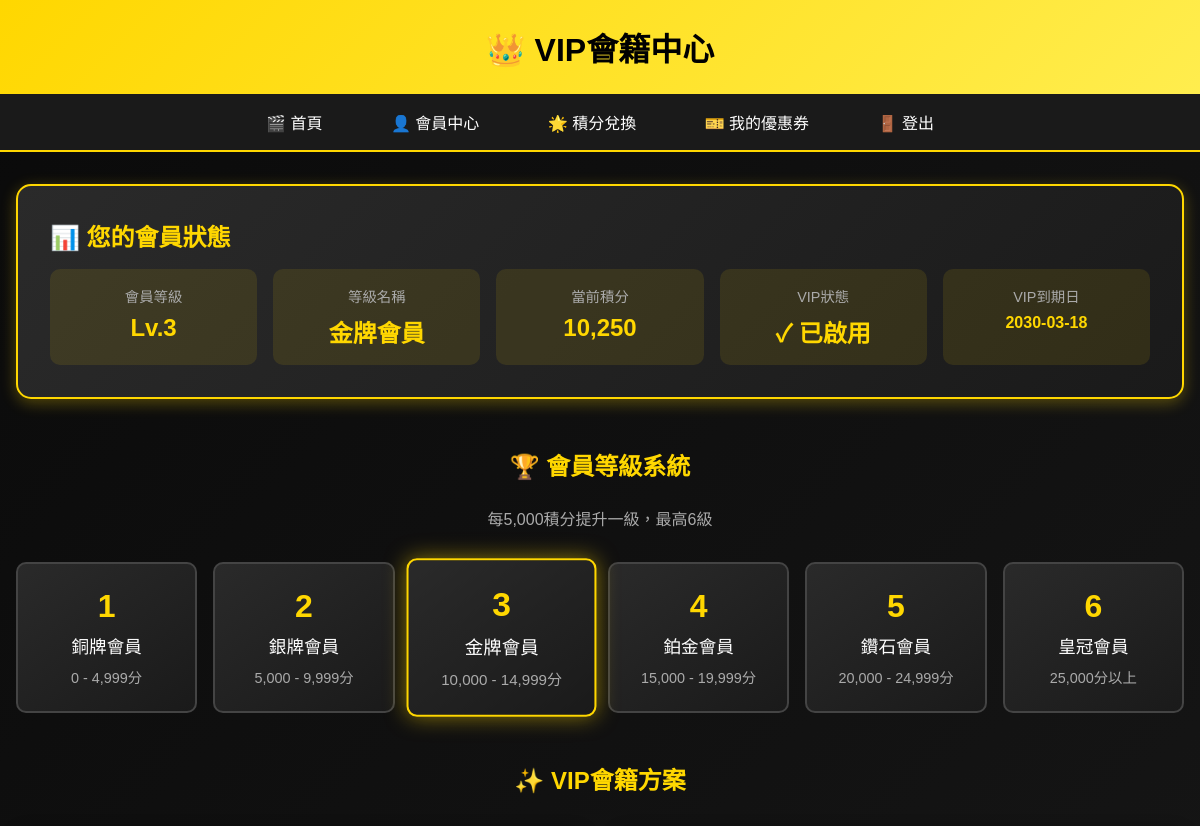
The app's page /vip_membership (signed in, upper part), older data.
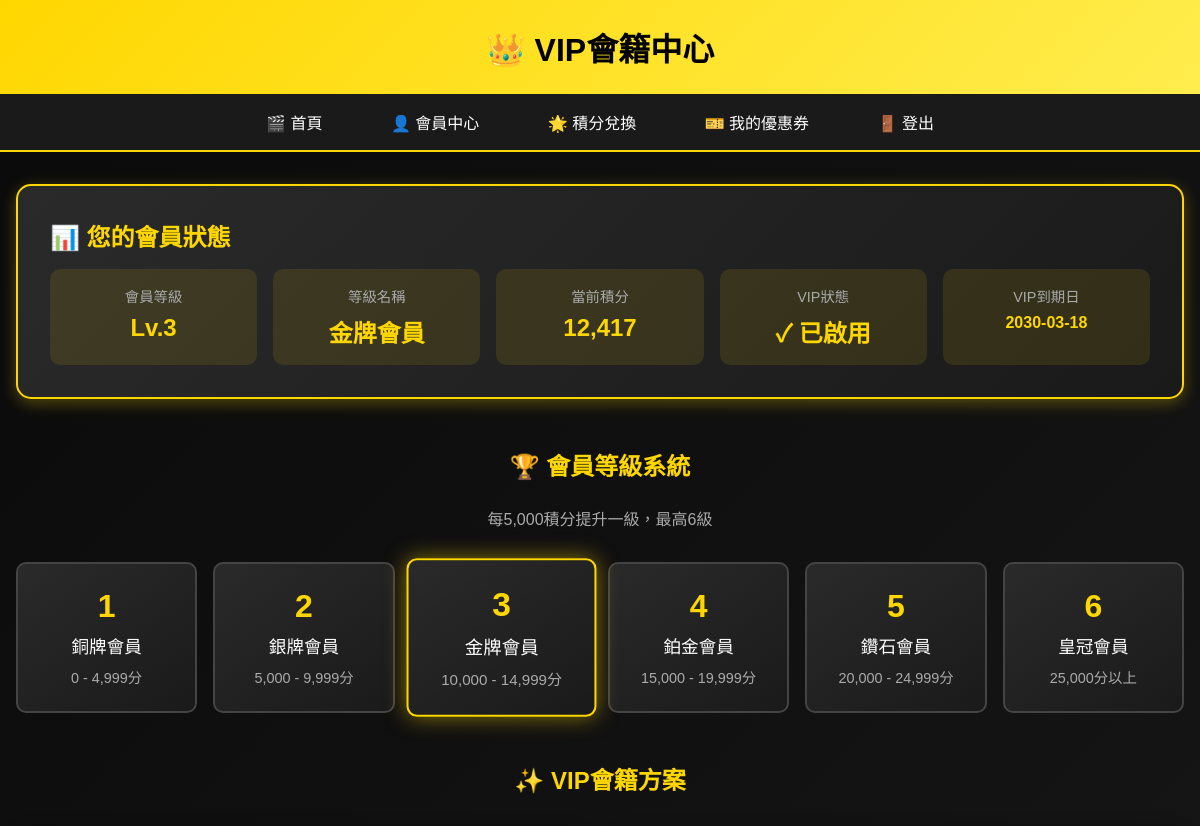
The same page, newer data.
### app/models.py (models this page shows, shortened)
class User(UserMixin, db.Model):
    id = db.Column(db.Integer, primary_key=True)
    username = db.Column(db.String(64), index=True, unique=True, nullable=False)
    email = db.Column(db.String(120), index=True, unique=True, nullable=False)
    password_hash = db.Column(db.String(128))
    is_admin = db.Column(db.Boolean, default=False)  # Ensure this line exists
    date_joined = db.Column(db.DateTime, default=datetime.utcnow)
    points = db.Column(db.Integer, default=0)  # Member points for rewards
    vip_type = db.Column(db.String(20), nullable=True)  # 'monthly', 'yearly', or None
    vip_expiry = db.Column(db.DateTime, nullable=True)  # VIP expiration date
    auto_renew_vip = db.Column(db.Boolean, default=False)  # Auto-renew VIP membership
    @property
    def is_vip(self):
        if self.vip_expiry and self.vip_expiry > datetime.utcnow():
            return True
        return False
    @property
    def membership_level(self):
        if self.points is None:
            return 1
        return min((self.points // 5000) + 1, 6)  # Max level 6
    @property
    def membership_level_name(self):
        levels = {
            1: '銅牌會員',
            2: '銀牌會員',
            3: '金牌會員',
            4: '鉑金會員',
            5: '鑽石會員',
            6: '皇冠會員'
        }
        return levels.get(self.membership_level, '銅牌會員')

### app/routes.py (the view)
@app.route('/vip_membership')
@login_required
def vip_membership():
    if current_user.points is None:
        current_user.points = 0
        db.session.commit()
    vip_status = {
        'is_vip': current_user.is_vip,
        'vip_type': current_user.vip_type,
        'vip_expiry': current_user.vip_expiry.strftime('%Y-%m-%d') if current_user.vip_expiry else None
    }
    return render_template('vip_membership.html.j2',
                         vip_status=vip_status,
                         user_points=current_user.points,
                         membership_level=current_user.membership_level,
                         membership_level_name=current_user.membership_level_name)

### app/models.py (called while the page is built)
@login.user_loader
def load_user(id):
    return User.query.get(int(id))

### app/templates/vip_membership.html.j2 (shortened to what this page needs)
<!DOCTYPE html>
<html lang="zh-HK">
<head>
</head>
<body>
    <header>
        <h1>👑 VIP會籍中心</h1>
    </header>
    <nav>
        <a href="{{ url_for('cinema_index') }}">🎬 首頁</a>
        <a href="{{ url_for('profile') }}">👤 會員中心</a>
        <a href="{{ url_for('exchange_points') }}">🌟 積分兌換</a>
        <a href="{{ url_for('my_coupons') }}">🎫 我的優惠券</a>
        <a href="{{ url_for('logout') }}">🚪 登出</a>
    </nav>
    <div class="container">
        <div class="status-banner">
            <h2>📊 您的會員狀態</h2>
            <div class="status-grid">
                <div class="status-item">
                    <div class="status-label">會員等級</div>
                    <div class="status-value">Lv.{{ membership_level }}</div>
                </div>
                <div class="status-item">
                    <div class="status-label">等級名稱</div>
                    <div class="status-value">{{ membership_level_name }}</div>
                </div>
                <div class="status-item">
                    <div class="status-label">當前積分</div>
                    <div class="status-value">{{ "{:,}".format(user_points) }}</div>
                </div>
                <div class="status-item">
                    <div class="status-label">VIP狀態</div>
                    <div class="status-value">
                        {% if vip_status.is_vip %}
                            ✓ 已啟用
                        {% else %}
                            未啟用
                        {% endif %}
                    </div>
                </div>
                {% if vip_status.is_vip %}
                <div class="status-item">
                    <div class="status-label">VIP到期日</div>
                    <div class="status-value" style="font-size: 1rem;">{{ vip_status.vip_expiry }}</div>
                </div>
                {% endif %}
            </div>
        </div>
        <div class="levels-section">
            <h2>🏆 會員等級系統</h2>
            <p style="text-align: center; color: #aaa; margin-bottom: 2rem;">每5,000積分提升一級，最高6級</p>
            <div class="levels-grid">
                <div class="level-card {% if membership_level == 1 %}active{% endif %}">
                    <div class="level-number">1</div>
                    <div class="level-name">銅牌會員</div>
                    <div class="level-points">0 - 4,999分</div>
                </div>
                <div class="level-card {% if membership_level == 2 %}active{% endif %}">
                    <div class="level-number">2</div>
                    <div class="level-name">銀牌會員</div>
                    <div class="level-points">5,000 - 9,999分</div>
                </div>
                <div class="level-card {% if membership_level == 3 %}active{% endif %}">
                    <div class="level-number">3</div>
                    <div class="level-name">金牌會員</div>
                    <div class="level-points">10,000 - 14,999分</div>
                </div>
                <div class="level-card {% if membership_level == 4 %}active{% endif %}">
                    <div class="level-number">4</div>
                    <div class="level-name">鉑金會員</div>
                    <div class="level-points">15,000 - 19,999分</div>
                </div>
                <div class="level-card {% if membership_level == 5 %}active{% endif %}">
                    <div class="level-number">5</div>
                    <div class="level-name">鑽石會員</div>
                    <div class="level-points">20,000 - 24,999分</div>
                </div>
                <div class="level-card {% if membership_level == 6 %}active{% endif %}">
                    <div class="level-number">6</div>
                    <div class="level-name">皇冠會員</div>
                    <div class="level-points">25,000分以上</div>
                </div>
            </div>
        </div>
        <h2 style="color: #ffd700; margin: 3rem 0 1.5rem; text-align: center;">✨ VIP會籍方案</h2>
    </div>
</body>
</html>

Row changes from the older to the newer data that the page shows:
changed User: points "10,250" → "12,417"
